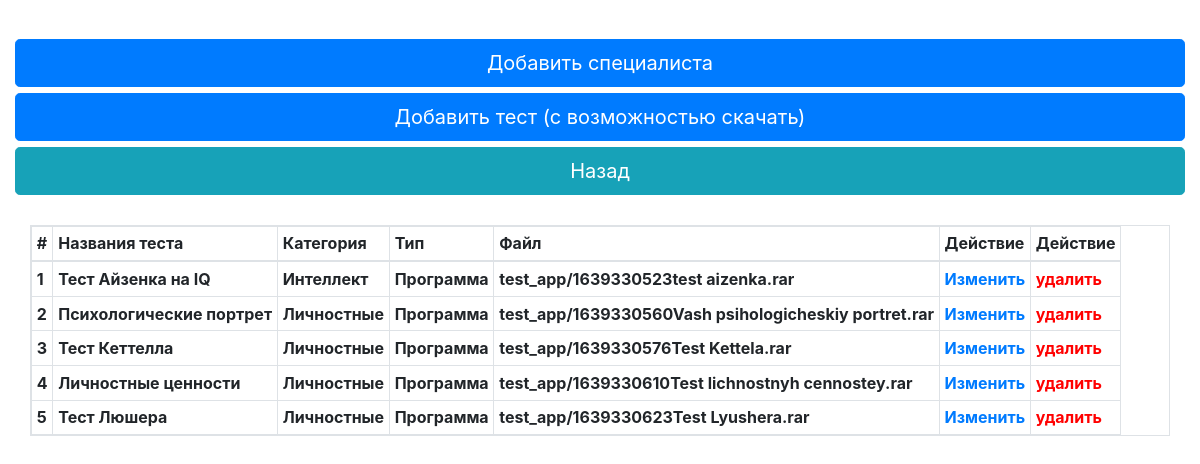
/diagnostics.loc/www/admin_mod_test.php, run on the app's committed database.
### tables this page shows
CREATE TABLE IF NOT EXISTS `test_download` (
  `id` int(11) NOT NULL AUTO_INCREMENT,
  `test_name` varchar(500) DEFAULT NULL,
  `category` varchar(500) DEFAULT NULL,
  `type` varchar(500) DEFAULT NULL,
  `directory_file` varchar(500) DEFAULT NULL,
  PRIMARY KEY (`id`)
);

### diagnostics.loc/www/admin_mod_test.php (the view, shortened to what this page needs)
<?php
if (isset($_GET['page'])) {
    $page = $_GET['page'];
} else {
    $page = 1;
}
$num_per_page = 05;
$start_from = ($page - 1) * 05;
$query = "SELECT * FROM `test_download` LIMIT $start_from,$num_per_page";
$result = mysqli_query($connect, $query);
?>
<!doctype html>
<html lang="en">
<head>
    <link rel="stylesheet" href="https://maxcdn.bootstrapcdn.com/bootstrap/4.0.0/css/bootstrap.min.css">
    <link rel="stylesheet" href="https://use.fontawesome.com/releases/v5.7.2/css/all.css">
    <link rel="stylesheet" href="/assets/css/style.css">
</head>
<body>
    <div class="container-fluid vendorfontfamily size_data1">
        <div class="row d-flex justify-content-center">
        </div>
        <a class="button_back" href="vendor/createspecialist.php"><button class="btn btn-primary btn-lg btn-block">Добавить специалиста</button></a>
        <a class="button_back" href="vendor/create_testfor_download.php"><button class="btn btn-primary btn-lg btn-block button_back_btn">Добавить тест (с возможностью скачать)</button></a>
        <a class="button_back" href="administrator_mode.php"><button class="btn btn-info btn-lg btn-block button_back_btn">Назад</button></a>
        <br>
    </div>
    <div class="container">
        <div class="row">
            <table class="table-responsive table-bordered table-sm vendorfontfamily1">
                <thead>
                    <tr>
                        <th scope="col">#</th>
                        <th scope="col">Названия теста</th>
                        <th scope="col">Категория</th>
                        <th scope="col">Тип</th>
                        <th scope="col">Файл</th>
                        <th scope="col">Действие</th>
                        <th scope="col">Действие</th>
                    </tr>
                </thead>
                <tbody>
                    <?php
                    while ($row = mysqli_fetch_assoc($result)) {
                    ?>
                        <tr class="align-middle">
                            <th scope="row"><?= $row['id'] ?></th>
                            <td><?= $row['test_name'] ?></td>
                            <td><?= $row['category'] ?></td>
                            <td><?= $row['type'] ?></td>
                            <td><?= $row['directory_file'] ?></td>
                            <td><a href="updatespecialist.php?id=<?= $row['id'] ?>">Изменить</a></td>
                            <td><a style="color: red;" href="vendor/deletespecialist.php?id=<?= $row['id'] ?>">удалить</a></td>
                        </tr>
                    <?php
                    }
                    ?>
                </tbody>
            </table>
        </div>
    </div>
</body>
</html>

### diagnostics.loc/www/assets/css/style.css (style rules this page uses)
.vendorfontfamily { font-family: "SF Pro Display" !important; font-style: normal !important; font-weight: bold !important; font-size: 20px !important; }

### diagnostics.loc/www/admin_mod_test.php (style rules this page uses)
.vendorfontfamily { font-family: "SF Pro Display" !important; font-style: normal !important; font-weight: bold !important; font-size: 20px !important; }
.vendorfontfamily1 { font-family: "SF Pro Display" !important; font-style: normal !important; font-weight: bold !important; }
.size_data1 { margin-top: 15px; }
.button_back { text-decoration: none !important; }
.button_back_btn { margin-top: 0.5%; }

### data on the page
test_download: id "1", test_name "Тест Айзенка на IQ", category "Интеллект", type "Программа", directory_file "test_app/1639330523test aizenka.rar"
test_download: id "2", test_name "Психологические портрет", category "Личностные", type "Программа", directory_file "test_app/1639330560Vash psihologicheskiy portret.rar"
test_download: id "3", test_name "Тест Кеттелла", category "Личностные", type "Программа", directory_file "test_app/1639330576Test Kettela.rar"
test_download: id "4", test_name "Личностные ценности", category "Личностные", type "Программа", directory_file "test_app/1639330610Test lichnostnyh cennostey.rar"
test_download: id "5", test_name "Тест Люшера", category "Личностные", type "Программа", directory_file "test_app/1639330623Test Lyushera.rar"
